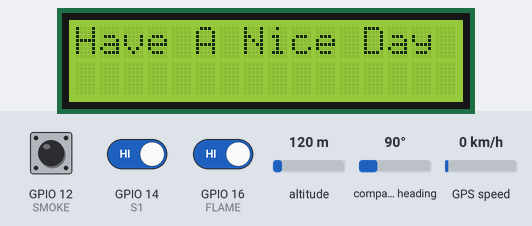
This sketch was run on a simulated ESP8266 (NodeMCU). Shown: 16×2 character LCD. Inputs (shaded band) come from the test bench; at power-on: GPIO 14 (S1) HIGH, GPIO 12 (SMOKE) HIGH, GPIO 16 (FLAME) HIGH, altitude 120 m, compass heading 90°, GPS speed 0 km/h. WiFi joins after 1.5 s; servers stay silent unless stated; the GPS gets a fix after 3 s at 37.7749, -122.4194 with 8 satellites; what the sketch prints to the serial monitor is not drawn.

Above: at 3.0 s.
3.1 s: GPIO 14 (S1) driven LOW
At 5.0 s:
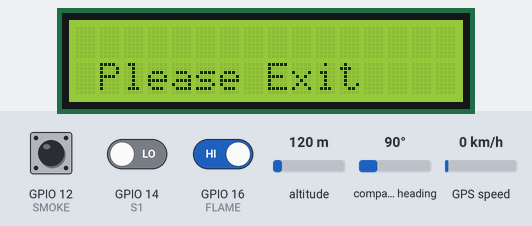
7.3 s: GPIO 14 (S1) driven HIGH
8.8 s: GPIO 12 (SMOKE) pulled LOW for 3.2 s
Timing chart, 0 to 11.8 s (numbered marks = the images above; inputs shaded):
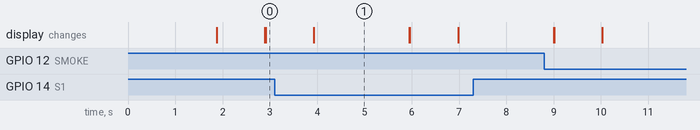

Measured:
- after the input at 3.1 s, the display: changes after 0.83 s (image 1)
- after the input at 7.3 s, every drawn part: stays the same
- what the display in image 1 shows lasts 2.0 s, from 3.9 s to 5.9 s

The sketch:

sketch_nov20a.ino
```cpp
#include <Wire.h>
#include <LiquidCrystal_I2C.h>
LiquidCrystal_I2C lcd(0x27, 16, 2);
#include <TinyGPS++.h>
#include <SoftwareSerial.h>
#define BLYNK_PRINT Serial
#include <ESP8266WiFi.h>
#include <BlynkSimpleEsp8266.h>
const int S1 = 14;
const int SMOKE = 12;
const int FLAME = 16;
int Switch = 0;
int smoke = 0;
int flame = 0;

static const int RXPin = 2, TXPin = 0;   // GPIO 4=D2(conneect Tx of GPS) and GPIO 5=D1(Connect Rx of GPS
static const uint32_t GPSBaud = 9600; //if Baud rate 9600 didn't work in your case then use 4800
TinyGPSPlus gps; // The TinyGPS++ object
WidgetMap myMap(V0);  // V0 for virtual pin of Map Widget
SoftwareSerial ss(RXPin, TXPin);  // The serial connection to the GPS device
BlynkTimer timer;
float spd;       //Variable  to store the speed
float sats;      //Variable to store no. of satellites response
String bearing;  //Variable to store orientation or direction of GPS
char auth[] = "OgcfkTT8MiG9wAYwyGm3ZP8t7FIpzOUT";              //Your Project authentication key
char ssid[] = "kawsar4698";                                       // Name of your network (HotSpot or Router name)
char pass[] = "kawsar4698";                                      // Corresponding Password
//unsigned int move_index;         // moving index, to be used later
unsigned int move_index = 1;       // fixed location for now
void setup()
{
  Serial.begin(115200);

pinMode(S1,INPUT);
pinMode (SMOKE,INPUT);
pinMode(FLAME,INPUT);

  Serial.println();
  ss.begin(GPSBaud);
  Blynk.begin(auth, ssid, pass);
  timer.setInterval(5000L, checkGPS); // every 5s check if GPS is connected, only really needs to be done once
  lcd.begin();
  lcd.backlight();
}

void checkGPS(){
  if (gps.charsProcessed() < 10)
  {
    Serial.println(F("No GPS detected: check wiring."));
      Blynk.virtualWrite(V4, "GPS ERROR");  // Value Display widget  on V4 if GPS not detected
  }
}

void loop()
{
lcd.setCursor(0, 0);
  lcd.print("Have A Nice Day");
  delay(1000);;
  lcd.clear();
   Switch = digitalRead(S1);
    smoke = digitalRead(SMOKE);
   flame = digitalRead(FLAME);

Serial.print(Switch);
Serial.print("   Switch  ");
Serial.print(smoke);

Serial.print("     Smoke     ");
Serial.print(flame);
Serial.print("  Flame  ");
Serial.println("");

if (Switch == 0)
  {

     Blynk.notify("Warning!!! Accdient Occour in your car!!!");

lcd.setCursor(0, 1);
  lcd.print(" Please Exit ");
  delay(2000);
    lcd.clear();
    }


if (smoke == 0)
  {

     Blynk.notify("Warning !!!! Smoke in your car!!");
    lcd.setCursor(0, 1);
  lcd.print(" Please Exit ");
  delay(2000);
  lcd.clear();
    }


if (flame == 0)
  {

     Blynk.notify("Warning!!!  fire in your car!!");
    lcd.setCursor(0, 1);
  lcd.print(" Please Exit ");
  delay(2000);
  lcd.clear();
    }
    while (ss.available() > 0)
    {
      // sketch displays information every time a new sentence is correctly encoded.
      if (gps.encode(ss.read()))
        displayInfo();
  }
  Blynk.run();
  timer.run();
}

void displayInfo()
{
  if (gps.location.isValid() )
  {
    float latitude = (gps.location.lat());     //Storing the Lat. and Lon.
    float longitude = (gps.location.lng());

    Serial.print("LAT:  ");
    Serial.println(latitude, 6);  // float to x decimal places
    Serial.print("LONG: ");
    Serial.println(longitude, 6);
    Blynk.virtualWrite(V1, String(latitude, 6));
    Blynk.virtualWrite(V2, String(longitude, 6));
    myMap.location(move_index, latitude, longitude, "GPS_Location");
    spd = gps.speed.kmph();               //get speed
       Blynk.virtualWrite(V3, spd);

       sats = gps.satellites.value();    //get number of satellites
     Blynk.virtualWrite(V4, sats);

       bearing = TinyGPSPlus::cardinal(gps.course.value()); // get the direction
       Blynk.virtualWrite(V5, bearing);
  }

 Serial.println();
}
```
